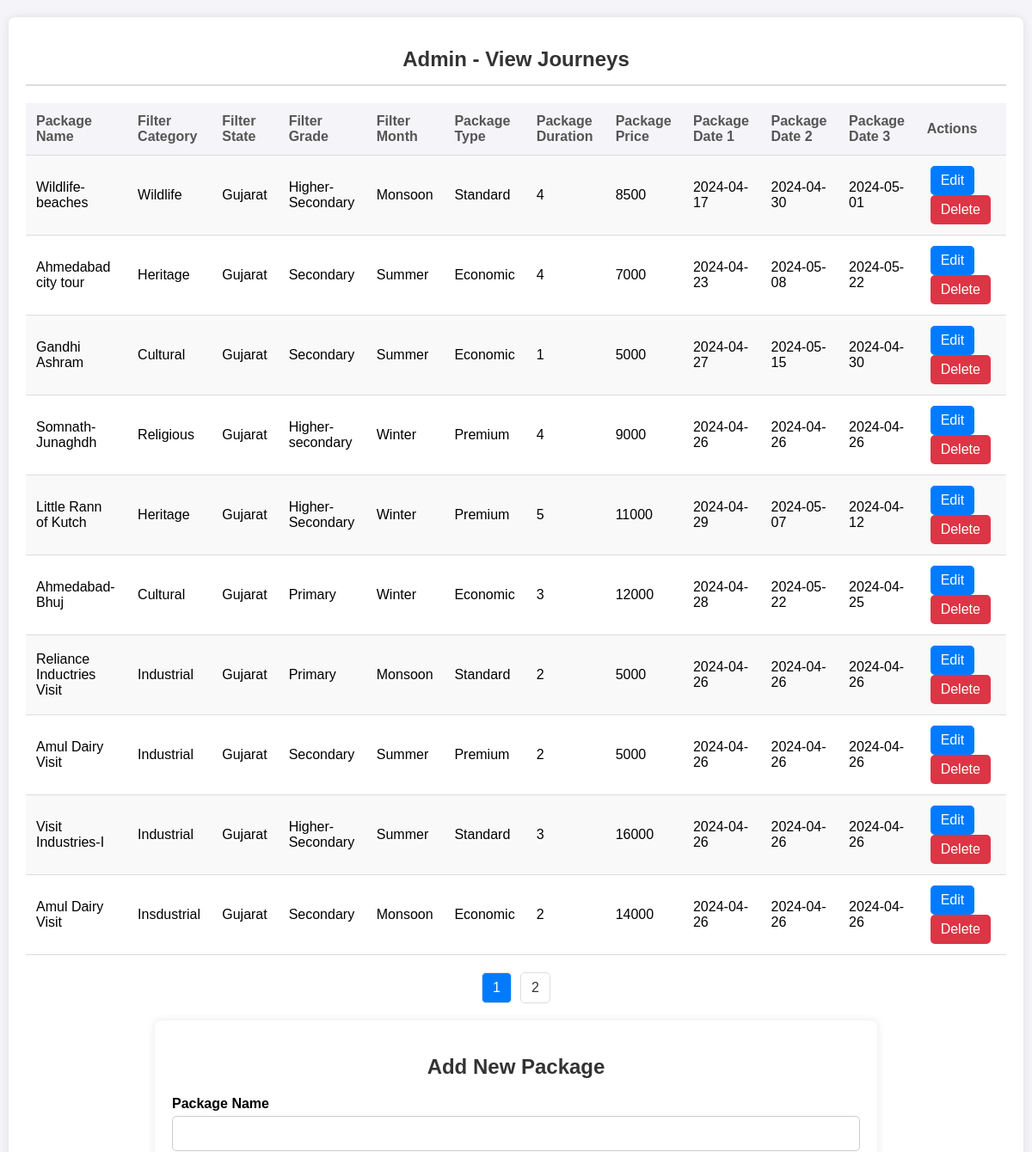
The app's page /admin/adminviewjourneys.php (upper part), older data.
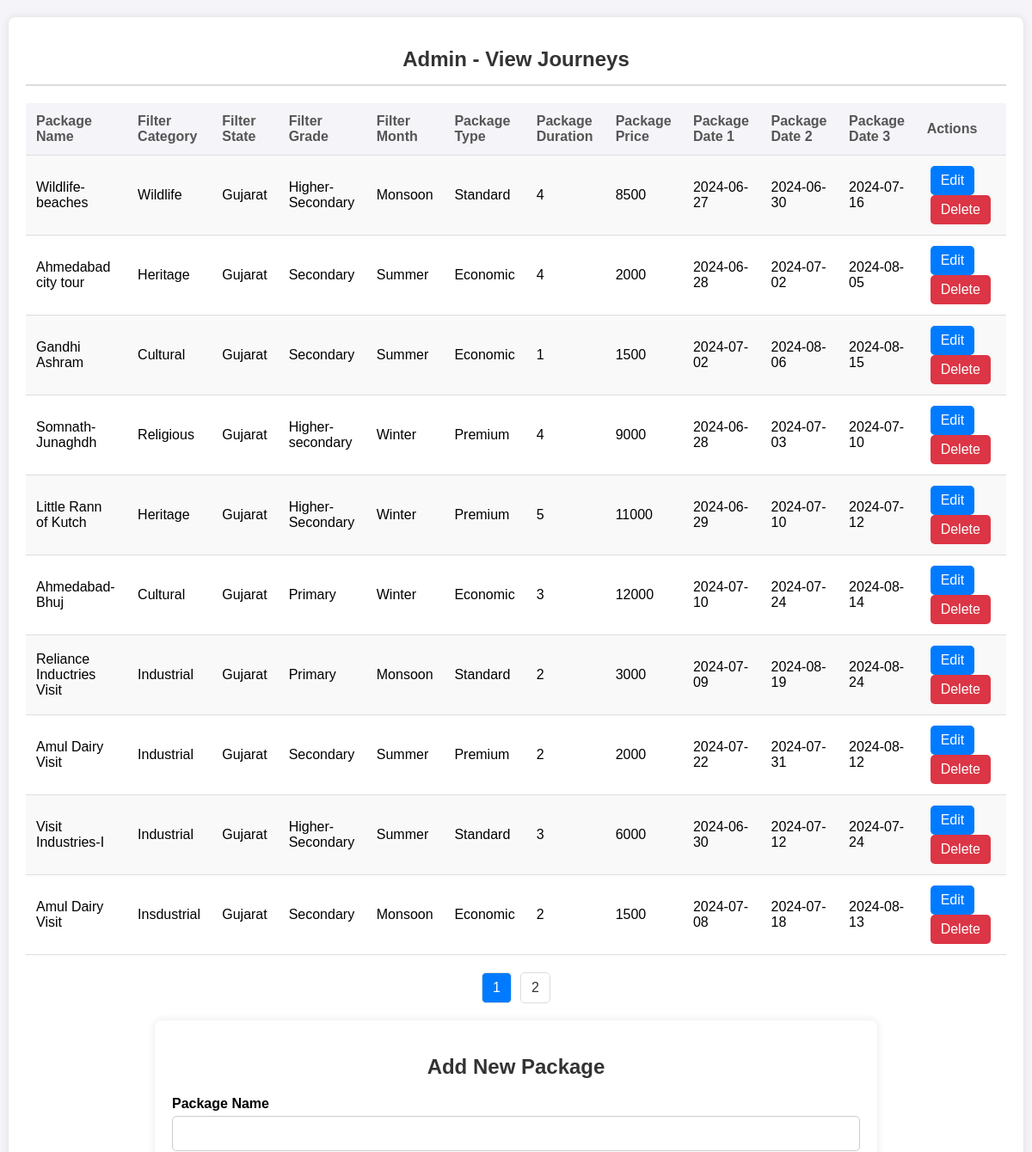
The same page, newer data.
### tables this page shows
CREATE TABLE `package` (
  `package_id` varchar(6) NOT NULL,
  `package_type` varchar(100) NOT NULL,
  `filter_category` varchar(100) NOT NULL,
  `filter_state` varchar(100) NOT NULL,
  `filter_grade` varchar(100) NOT NULL,
  `filter_month` varchar(100) NOT NULL,
  `package_name` varchar(100) NOT NULL,
  `package_duration` varchar(10) NOT NULL,
  `package_date1` date NOT NULL,
  `package_date2` date NOT NULL,
  `package_date3` date NOT NULL,
  `package_price` varchar(100) NOT NULL,
  `image_id` varchar(100) NOT NULL
);

### admin/adminviewjourneys.php (the view, shortened to what this page needs)
<?php
$servername = "localhost";
$username = "root";
$password = "";
$dbname = "project";
$conn = mysqli_connect($servername, $username, $password, $dbname);
$results_per_page = 10;
$page = isset($_GET['page']) ? (int)$_GET['page'] : 1;
$start = ($page - 1) * $results_per_page;
$sql = "SELECT package_id, package_type, filter_category, filter_state, filter_grade, filter_month, package_name, package_duration, package_date1, package_date2, package_date3, package_price FROM package LIMIT ?, ?";
$stmt = mysqli_prepare($conn, $sql);
mysqli_stmt_bind_param($stmt, "ii", $start, $results_per_page);
mysqli_stmt_execute($stmt);
$result = mysqli_stmt_get_result($stmt);
?>
<!DOCTYPE html>
<html lang="en">
<head>
</head>
<body>
<div class="container">
  <div class="header">
    <h1>Admin - View Journeys</h1>
  </div>
  <table>
    <tr>
      <th>Package Name</th>
      <th>Filter Category</th>
      <th>Filter State</th>
      <th>Filter Grade</th>
      <th>Filter Month</th>
      <th>Package Type</th>
      <th>Package Duration</th>
      <th>Package Price</th>
      <th>Package Date 1</th>
      <th>Package Date 2</th>
      <th>Package Date 3</th>
      <th>Actions</th>
    </tr>
    <?php while ($row = mysqli_fetch_assoc($result)) : ?>
      <tr>
        <td><?php echo $row['package_name']; ?></td>
        <td><?php echo $row['filter_category']; ?></td>
        <td><?php echo $row['filter_state']; ?></td>
        <td><?php echo $row['filter_grade']; ?></td>
        <td><?php echo $row['filter_month']; ?></td>
        <td><?php echo $row['package_type']; ?></td>
        <td><?php echo $row['package_duration']; ?></td>
        <td><?php echo $row['package_price']; ?></td>
        <td><?php echo $row['package_date1']; ?></td>
        <td><?php echo $row['package_date2']; ?></td>
        <td><?php echo $row['package_date3']; ?></td>
        <td class="actions">
          <a href="edit_package.php?id=<?php echo $row['package_id']; ?>" class="edit">Edit</a>
          <a href="delete_package.php?id=<?php echo $row['package_id']; ?>" onclick="return confirm('Are you sure you want to delete this package?')" class="delete">Delete</a>
        </td>
      </tr>
    <?php endwhile; ?>
  </table>
  <?php
  $sql_total = "SELECT COUNT(*) FROM package";
  $stmt_total = mysqli_prepare($conn, $sql_total);
  mysqli_stmt_execute($stmt_total);
  $result_total = mysqli_stmt_get_result($stmt_total);
  $total_packages = mysqli_fetch_array($result_total)[0];
  $total_pages = ceil($total_packages / $results_per_page);
  if ($total_pages > 1) {
    echo "<ul class='pagination'>";
    for ($i = 1; $i <= $total_pages; $i++) {
      $active_class = ($i == $page) ? "active" : "";
      echo "<li class='$active_class'><a href='?page=$i'>$i</a></li>";
    }
    echo "</ul>";
  }
  ?>
  <div class="form-container">
    <h2>Add New Package</h2>
    <form method="post" action="<?php echo htmlspecialchars($_SERVER['PHP_SELF']); ?>?page=<?php echo $page; ?>">
      <div class="form-group">
        <label for="package_name">Package Name</label>
        <input type="text" id="package_name" name="package_name" required>
      </div>
    </form>
  </div>
</div>
</body>
</html>

Row changes from the older to the newer data that the page shows:
changed package "Wildlife-beaches": package_date1 "2024-04-17" → "2024-06-27"; package_date2 "2024-04-30" → "2024-06-30"; package_date3 "2024-05-01" → "2024-07-16"
changed package "Ahmedabad city tour": package_price "7000" → "2000"; package_date1 "2024-04-23" → "2024-06-28"; package_date2 "2024-05-08" → "2024-07-02"; package_date3 "2024-05-22" → "2024-08-05"
changed package "Gandhi Ashram": package_price "5000" → "1500"; package_date1 "2024-04-27" → "2024-07-02"; package_date2 "2024-05-15" → "2024-08-06"; package_date3 "2024-04-30" → "2024-08-15"
changed package "Somnath-Junaghdh": package_date1 "2024-04-26" → "2024-06-28"; package_date2 "2024-04-26" → "2024-07-03"; package_date3 "2024-04-26" → "2024-07-10"
changed package "Little Rann of Kutch": package_date1 "2024-04-29" → "2024-06-29"; package_date2 "2024-05-07" → "2024-07-10"; package_date3 "2024-04-12" → "2024-07-12"
changed package "Ahmedabad-Bhuj": package_date1 "2024-04-28" → "2024-07-10"; package_date2 "2024-05-22" → "2024-07-24"; package_date3 "2024-04-25" → "2024-08-14"
changed package "Reliance Inductries Visit": package_price "5000" → "3000"; package_date1 "2024-04-26" → "2024-07-09"; package_date2 "2024-04-26" → "2024-08-19"; package_date3 "2024-04-26" → "2024-08-24"
changed package (number 8 of 10 on the later page): package_price "5000" → "2000"; package_date1 "2024-04-26" → "2024-07-22"; package_date2 "2024-04-26" → "2024-07-31"; package_date3 "2024-04-26" → "2024-08-12"
changed package "Visit Industries-I": package_price "16000" → "6000"; package_date1 "2024-04-26" → "2024-06-30"; package_date2 "2024-04-26" → "2024-07-12"; package_date3 "2024-04-26" → "2024-07-24"
changed package "Insdustrial": package_price "14000" → "1500"; package_date1 "2024-04-26" → "2024-07-08"; package_date2 "2024-04-26" → "2024-07-18"; package_date3 "2024-04-26" → "2024-08-13"
